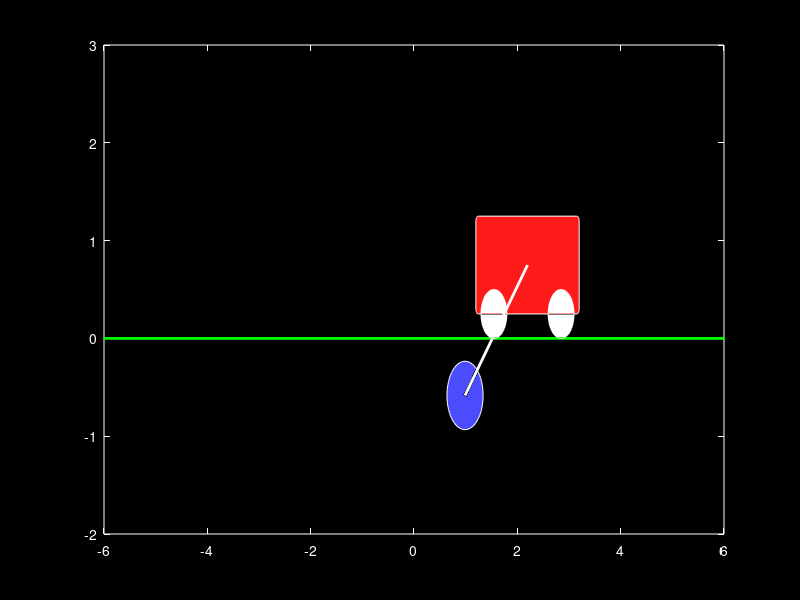

Recreate this plot in MATLAB.
function abc()
pkg load control;
  
podatki=[10,4,2,-9.8];
m=podatki(1);
M=podatki(2);
l=podatki(3);
g=podatki(4);

A = [ 0 1           0           0;
      0 0       (-g*m)/M        0;
      0 0           0           1;
      0 0 (g*(l+M/m))/(l*(M/m)) 0];
      
B = [   0;
      1/M;
        0;
   1/(M*l)];
   
korak = 0.01;
cas = 10;
tspan = 0:korak:cas;
korakov = cas/korak;

%ZAČETNO STANJE
Y0 = [0; 0; pi/3; 0];

Y = zeros(length(Y0), length(tspan));
Y(:,1)=Y0;

funkcijaa = @(t,x,u) [x(2); (u+m*l*(sin(x(3))*x(4)^2 ) - m*g*cos(x(3))*sin(x(3)) )/(M+m-m*cos(x(3))^2) ;x(4); (u*cos(x(3))-(M+m)*g*sin(x(3)) + m*l*(cos(x(3))*sin(x(3)) )*x(4)*x(4) )/(m*l*cos(x(3))^2 - (M+m)*l ) ];

K = [0,0,0,0];

p = [-2.2; -2.2; -2.2; -2.2];
%K = place(A,B,p);


for k=2:length(tspan)
  
   u = -K * Y(:,k-1);
  
   k1 = korak * funkcijaa(tspan(k), Y(:,k-1), u);
   k2 = korak * funkcijaa(tspan(k) + korak/2, Y(:,k-1) + k1/2, u);
   k3 = korak * funkcijaa(tspan(k) + korak/2, Y(:,k-1) + k2/2, u);
   k4 = korak * funkcijaa(tspan(k) + korak, Y(:,k-1) + k3, u);
   Y(:,k) = Y(:,k-1) + (1/6)*( k1 + 2*k2 + 2*k3 + k4);
   
endfor
%{
  plot(tspan, Y(1,:) ,'r;pozicijax;' )
  hold on
  plot(tspan, Y(2,:), 'g;hitrost;')
  hold on
  plot(tspan, Y(3,:), 'b;odklon utezi;')
  hold on
  plot(tspan, Y(4,:), 'k;kotna hitrost;')
  
  %pause(100);
%}
  
%%{  
for i=1:8:length(Y)
  %
  vektor = Y(:,i);
  x = vektor(1);
  th = vektor(3);
  th = th;
  
  %ali
  %th =vektor(3); 
  
  %th=mod(-th+pi, 2*pi);
  
  W = 1*sqrt(M/5);  % cart width
  H = .5*sqrt(M/5); % cart height
  wr = .5; % wheel radius
  mr = .5*sqrt(m); % mass radius

  W=2;
  H=1;
  wr=0.5;
  mr=0.7;
  
  % positions
  % y = wr/2; % cart vertical position
  y = wr/2+H/2; % cart vertical position
  w1x = x-.9*W/2;
  w1y = 0;
  w2x = x+.9*W/2-wr;
  w2y = 0;

  l=1.8;
  
  px = x + l*sin(th);
  py = y - l*cos(th);

  plot([-10 10],[0 0],'g','LineWidth',2)
  hold on
  rectangle('Position',[x-W/2,y-H/2,W,H],'Curvature',.1,'FaceColor',[1 0.1 0.1],'EdgeColor',[1 1 1])
  rectangle('Position',[w1x,w1y,wr,wr],'Curvature',1,'FaceColor',[1 1 1],'EdgeColor',[1 1 1])
  rectangle('Position',[w2x,w2y,wr,wr],'Curvature',1,'FaceColor',[1 1 1],'EdgeColor',[1 1 1])

  plot([x px],[y py],'w','LineWidth',2)
  rectangle('Position',[px-mr/2,py-mr/2,mr,mr],'Curvature',1,'FaceColor',[.3 0.3 1],'EdgeColor',[1 1 1])

  % set(gca,'YTick',[])
  % set(gca,'XTick',[])
  xlim([-6 6]);
  ylim([-2 3]);
  set(gca,'Color','k','XColor','w','YColor','w')
  set(gcf,'Position',[10 900 800 400])
  set(gcf,'Color','k')
  set(gcf,'InvertHardcopy','off')   

  % box off
  drawnow
  hold off
  
  if i==1
    pause(1)
  endif

endfor
%}

endfunction


